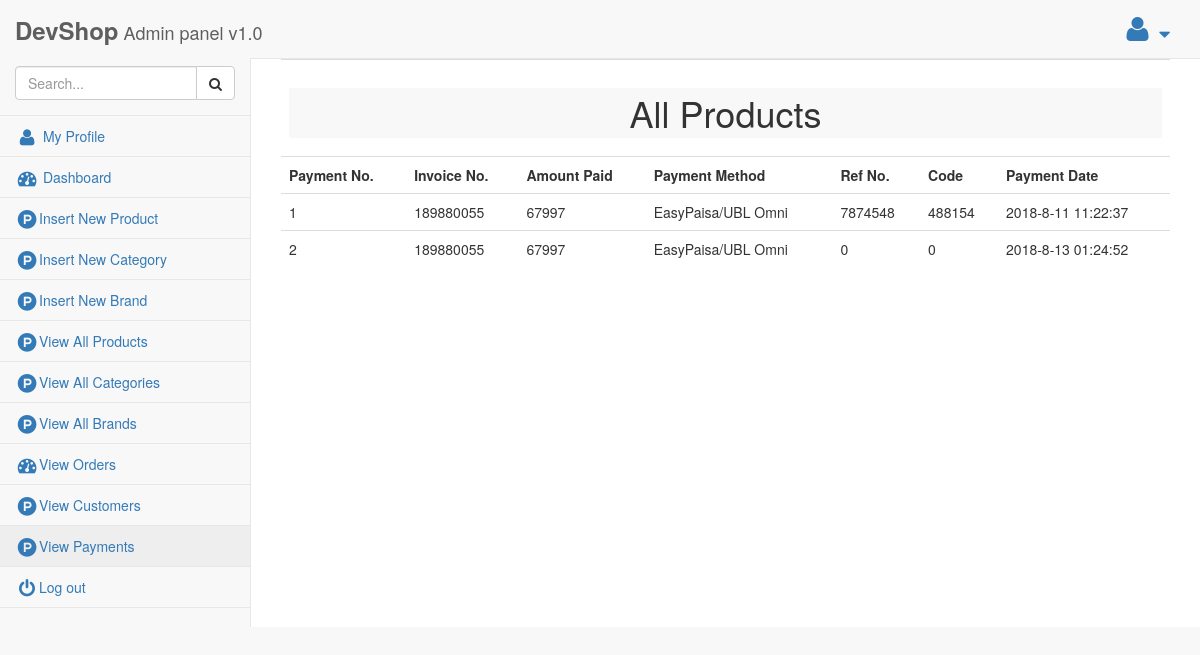
Page /admin/view_payments.php (signed in) on the committed database.
### tables this page shows
CREATE TABLE `payments` (
  `payment_id` int(20) NOT NULL,
  `payment_date` text NOT NULL,
  `payment_mode` text NOT NULL,
  `amount` int(20) NOT NULL,
  `invoice_no` int(20) NOT NULL,
  `ref_no` int(30) NOT NULL,
  `code` int(20) NOT NULL
);

### admin/view_payments.php (the view, shortened to what this page needs)
<?php
    include('../includes/connection.php');
?>
<!DOCTYPE html>
<html lang="en">
<head>
    <?php include('includes/head_items.php');?>
</head>
<body>
<div id="wrapper">
    <?php include('includes/nav_sidebar.php');?>
    <div id="page-wrapper">
        <div>
            <table class="table">
                <tr>
                    <th colspan="8"><center>
                        <h1 style="background:#f8f8f8;padding:5px;">All Products</h1>
                    </center></th>
                </tr>
                <tr>
                    <th>Payment No.</th>
                    <th>Invoice No.</th>
                    <th>Amount Paid</th>
                    <th>Payment Method</th>
                    <th>Ref No.</th>
                    <th>Code</th>
                    <th>Payment Date</th>
                </tr>
                <?php
                    $get_payments=mysqli_query($con,"SELECT * FROM payments");
                    $p_no=1;
                    while($PAYMENTS=mysqli_fetch_array($get_payments))
                    {
                ?>
                <tr>
                    <td><?php echo $p_no; $p_no++;?></td>
                    <td><?=$PAYMENTS['invoice_no']?></td>
                    <td><?=$PAYMENTS['amount']?></td>
                    <td><?=$PAYMENTS['payment_mode']?></td>
                    <td><?=$PAYMENTS['ref_no']?></td>
                    <td><?=$PAYMENTS['code']?></td>
                    <td><?=$PAYMENTS['payment_date']?></td>
                </tr>
                <?php } ?>
            </table>
        </div>
    </div>
</div>
</body>
</html>

### admin/asset/css/admin_style.css (style rules this page uses)
body { background-color: #f8f8f8; }
#wrapper { width: 100%; }
#page-wrapper { padding: 0 15px; min-height: 568px; background-color: white; }
@media (min-width: 768px) { #page-wrapper { position: inherit; margin: 0 0 0 250px; padding: 0 30px; border-left: 1px solid #e7e7e7; } }

### rows in the picture
payments: invoice_no "189880055", amount "67997", payment_mode "EasyPaisa/UBL Omni", ref_no "7874548", code "488154", payment_date "2018-8-11 11:22:37"
payments: invoice_no "189880055", amount "67997", payment_mode "EasyPaisa/UBL Omni", ref_no "0", code "0", payment_date "2018-8-13 01:24:52"
